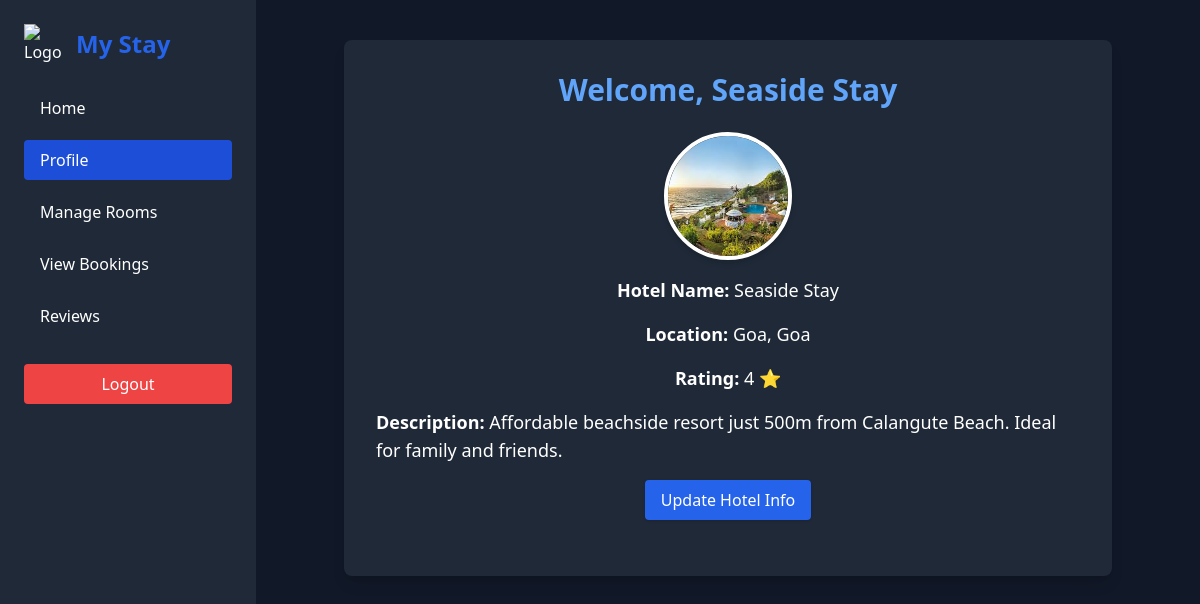
The app's page /hotel_admin/dashboard.php (signed in) with its own data.
### tables this page shows
CREATE TABLE `hotels` (
  `hotel_id` int(11) NOT NULL,
  `name` varchar(150) NOT NULL,
  `location` varchar(100) NOT NULL,
  `description` text DEFAULT NULL,
  `rating` float DEFAULT 0,
  `main_image_url` text DEFAULT NULL,
  `password` varchar(100) NOT NULL
);

### hotel_admin/dashboard.php (the view, shortened to what this page needs)
<?php
$conn = new mysqli("localhost", "root", "", "hotelbooking");
$hotel_id = $_SESSION['hotel_id'];
$sql = "SELECT * FROM Hotels WHERE hotel_id = $hotel_id";
$result = $conn->query($sql);
$hotel = $result->fetch_assoc();
?>
<!DOCTYPE html>
<html lang="en">
<head>
    <script src="https://cdn.tailwindcss.com"></script>
</head>
<body class="flex bg-gray-900 text-white min-h-screen font-sans">
<aside class="w-64 bg-gray-800 p-6 fixed h-full">
    <div class="flex items-center space-x-3">
        <img src="https://upload.wikimedia.org/wikipedia/commons/6/6b/Meetup_Logo.png" alt="Logo" class="w-10 h-10">
        <span class="text-2xl font-bold text-blue-600">My Stay</span>
    </div>
    <nav class="space-y-3 mt-6">
        <a href="../main/index.php" class="block px-4 py-2 rounded hover:bg-blue-500 transition">Home</a>
        <a href="dashboard.php" class="block px-4 py-2 rounded bg-blue-700">Profile</a>
        <a href="manage_rooms.php" class="block px-4 py-2 rounded hover:bg-blue-500 transition">Manage Rooms</a>
        <a href="view_bookings.php" class="block px-4 py-2 rounded hover:bg-blue-500 transition">View Bookings</a>
        <a href="hotel_reviews.php" class="block px-4 py-2 rounded hover:bg-blue-500 transition">Reviews</a>
        <form action="logout.php" method="POST">
            <button type="submit" class="w-full mt-4 bg-red-500 hover:bg-red-600 text-white px-4 py-2 rounded">
                Logout
            </button>
        </form>
    </nav>
</aside>
<main class="ml-64 flex-1 p-10">
    <div class="max-w-3xl mx-auto bg-gray-800 p-8 rounded-lg shadow-lg relative">
        <h1 class="text-3xl font-semibold mb-6 text-center text-blue-400">Welcome, <?= htmlspecialchars($hotel['name']); ?></h1>
        <div class="flex flex-col items-center space-y-4 mb-6">
            <img src="<?= !empty($hotel['main_image_url']) ? '../uploads/' . $hotel['main_image_url'] : 'hotel.jpg'; ?>" alt="Hotel Image" class="w-32 h-32 rounded-full border-4 border-white shadow-md object-cover">
            <p class="text-lg"><strong>Hotel Name:</strong> <?= htmlspecialchars($hotel['name']); ?></p>
            <p class="text-lg"><strong>Location:</strong> <?= htmlspecialchars($hotel['location']); ?></p>
            <p class="text-lg"><strong>Rating:</strong> <?= htmlspecialchars($hotel['rating']); ?> ⭐</p>
            <p class="text-lg"><strong>Description:</strong> <?= nl2br(htmlspecialchars($hotel['description'])); ?></p>
            <button onclick="document.getElementById('popup').classList.remove('hidden')" class="bg-blue-600 hover:bg-blue-700 px-4 py-2 rounded shadow text-white">
                Update Hotel Info
            </button>
        </div>
    </div>
</main>
</body>
</html>

### records on screen
hotels: name "Seaside Stay", main_image_url (picture), location "Goa, Goa", rating "4", description "Affordable beachside resort just 500m from Calangute Beach. Ideal for family and friends."
